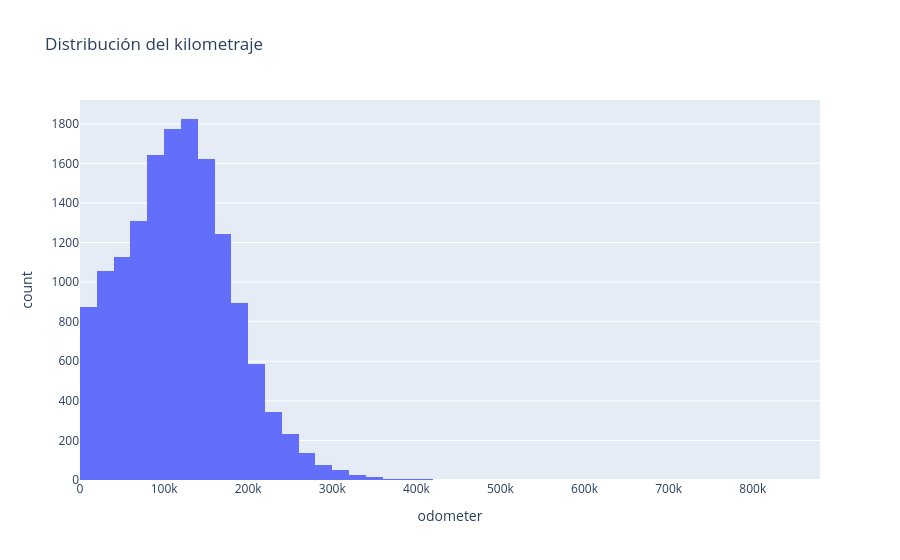

This figure's notebook cell:
### Code cell
fig = px.histogram(
    df_clean,
    x='odometer',
    nbins=50,
    title='Distribución del kilometraje'
)

fig.show()

### Figure 1 — Plotly figure (JSON) as saved in the notebook; plotly's stock layout.template omitted (floating-point values rounded to 4 significant figures; data arrays with more than 128 entries replaced by an {"elided": "..."} marker saying what was removed)
{"data": [{"bingroup": "x", "hovertemplate": "odometer=%{x}<br>count=%{y}<extra></extra>", "legendgroup": "", "marker": {"color": "#636efa", "pattern": {"shape": ""}}, "name": "", "nbinsx": 50, "orientation": "v", "showlegend": false, "type": "histogram", "x": {"elided": "14852 float values"}, "xaxis": "x", "yaxis": "y"}], "layout": {"barmode": "relative", "legend": {"tracegroupgap": 0}, "title": {"text": "Distribución del kilometraje"}, "xaxis": {"anchor": "y", "domain": [0, 1], "title": {"text": "odometer"}}, "yaxis": {"anchor": "x", "domain": [0, 1], "title": {"text": "count"}}}}
